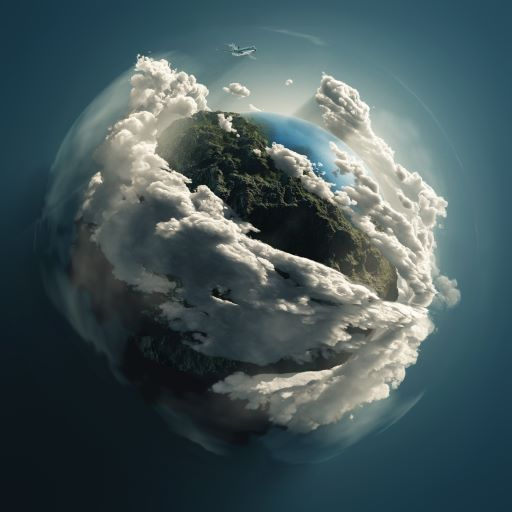
#> input picture Machine vision/week2/pics/1.jpg, 512 x 512 px, found by its file name
$ python histogram.py
#> lines starting #> are read from the running program, lines starting #| are printed output that depends on the picture; after the words box and inside, x2 and y2 are one past the last pixel; in counts of white or black regions, pixels touching at a corner belong together
import cv2 as cv
import matplotlib.pyplot as plt
import numpy as np

img = cv.imread('Machine vision\week2\pics/1.jpg')
#> img is the input picture: shape (512, 512, 3); mean B, G, R 90.5, 87.8, 70

gray = cv.cvtColor(img,cv.COLOR_BGR2GRAY)
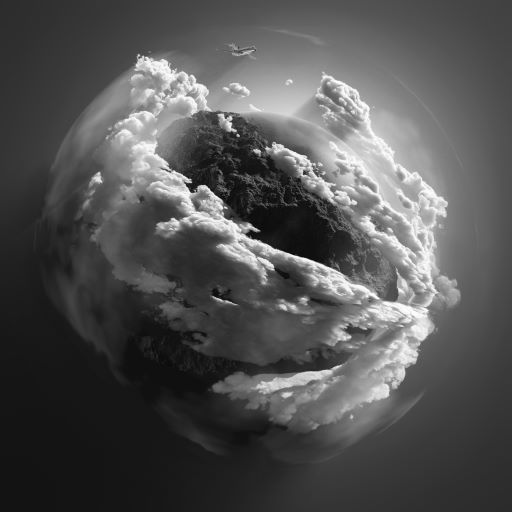
#> gray: shape (512, 512); min 0, max 254, mean 82.8
cv.imshow('gray',gray)
cv.imwrite('Machine vision\week3\pics/gray.jpg',gray)

#创建图片的遮罩
blank = np.zeros(img.shape[:2],dtype='uint8')
circle = cv.circle(blank,(img.shape[1]//2,img.shape[0]//2),200,255,-1)
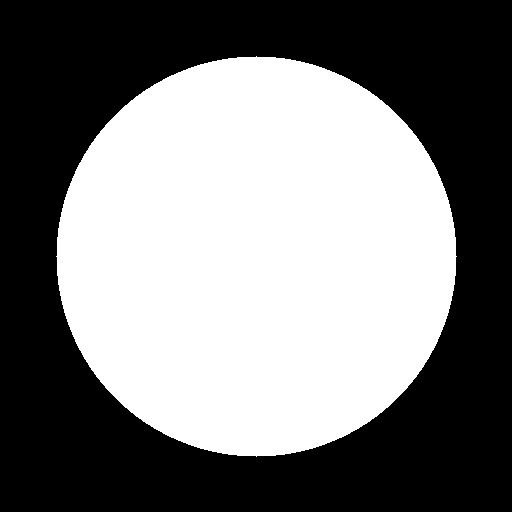
#> blank: shape (512, 512); 47.9% white; 1 white region, box (x1, y1, x2, y2) and area: (56, 56, 457, 457) 125629
mask = cv.bitwise_and(gray,gray,mask=circle)
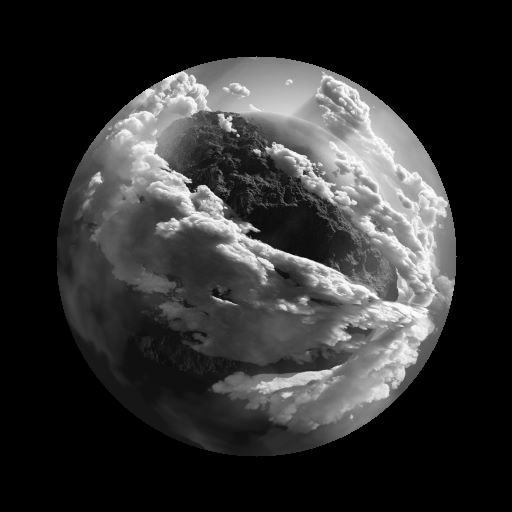
#> mask: shape (512, 512); min 0, max 254, mean 49.8
cv.imshow('mask',mask)
cv.imwrite('Machine vision\week3\pics/mask.jpg',mask)

# Grayscale histogram
# 这里是画出灰度图的像素集中度，[0,256] 为从黑到白
gray_hist = cv.calcHist([gray],[0],None,[256],[0,256])
#> gray_hist = 256 values, max 8698 at index 22, min 0 at index 1, mean 1024
mask_hist = cv.calcHist([mask],[0],None,[256],[0,256])
#> mask_hist = 256 values, max 136516 at index 0, min 0 at index 1, mean 1024

# [16 lines of commented-out code are left out]

plt.figure()
plt.title('Histogram of Color')
plt.xlabel('Bin')
plt.ylabel('# of pixels')
colors = ('b', 'g', 'r')
for i,col in enumerate(colors):
    hist = cv.calcHist([img],[i],None,[236],[0,256])
    plt.plot(hist,color=col)
    plt.xlim([0,256])
plt.show()
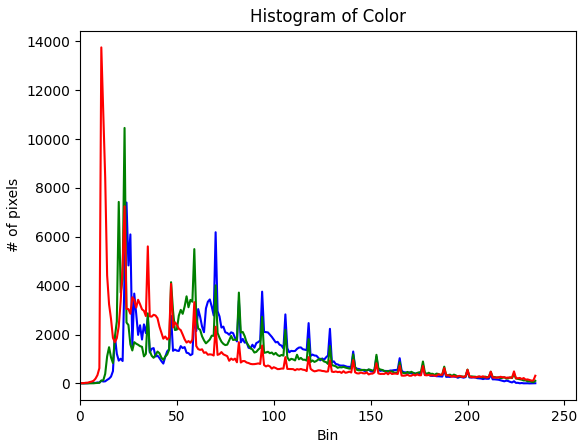
#> figure drawn by matplotlib, 1 panel; curve peaks at x = 24, y = 7403; curve peaks at x = 23, y = 10456; curve peaks at x = 11, y = 13753

cv.waitKey(0)

$ run again, with Machine vision/week2/pics/2.png saved as Machine vision/week2/pics/1.jpg
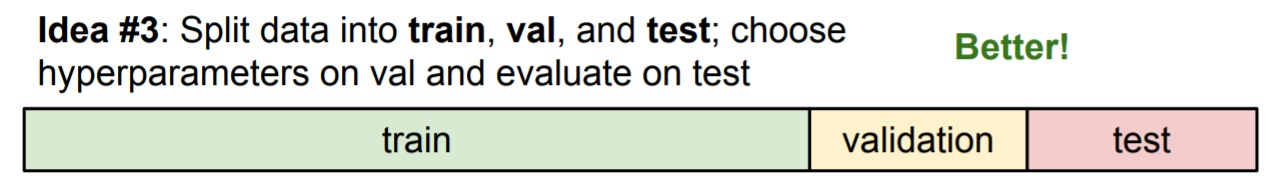
#> input picture Machine vision/week2/pics/2.png, 1280 x 178 px, found by its file name
#> img is the input picture: shape (178, 1280, 3); mean B, G, R 212.8, 220.1, 219
#> `circle = cv.circle(blank,(img.shape[1]//2,img.shape[0]//2),200,255,-1)`:
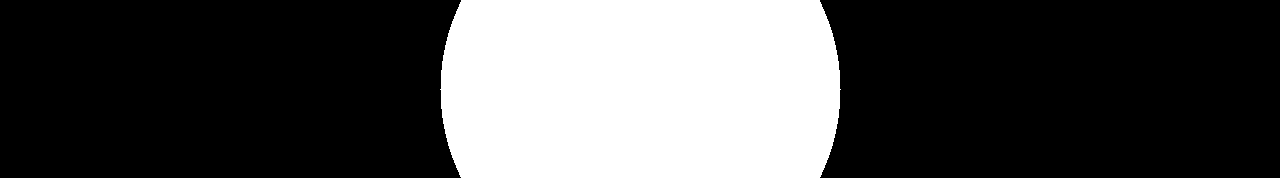
#> blank: shape (178, 1280); 30.2% white; 1 white region, box (x1, y1, x2, y2) and area: (440, 0, 841, 178) 68760
#> gray_hist = 256 values, max 94964 at index 255, min 38 at index 82, mean 890
#> mask_hist = 256 values, max 159470 at index 0, min 8 at index 110, mean 890
#> `plt.show()`:
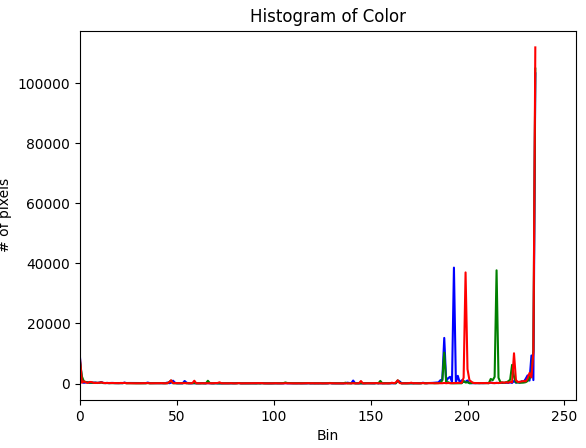
#> figure drawn by matplotlib, 1 panel; curve peaks at x = 235, y = 103305; curve peaks at x = 235, y = 104862; curve peaks at x = 235, y = 111944
